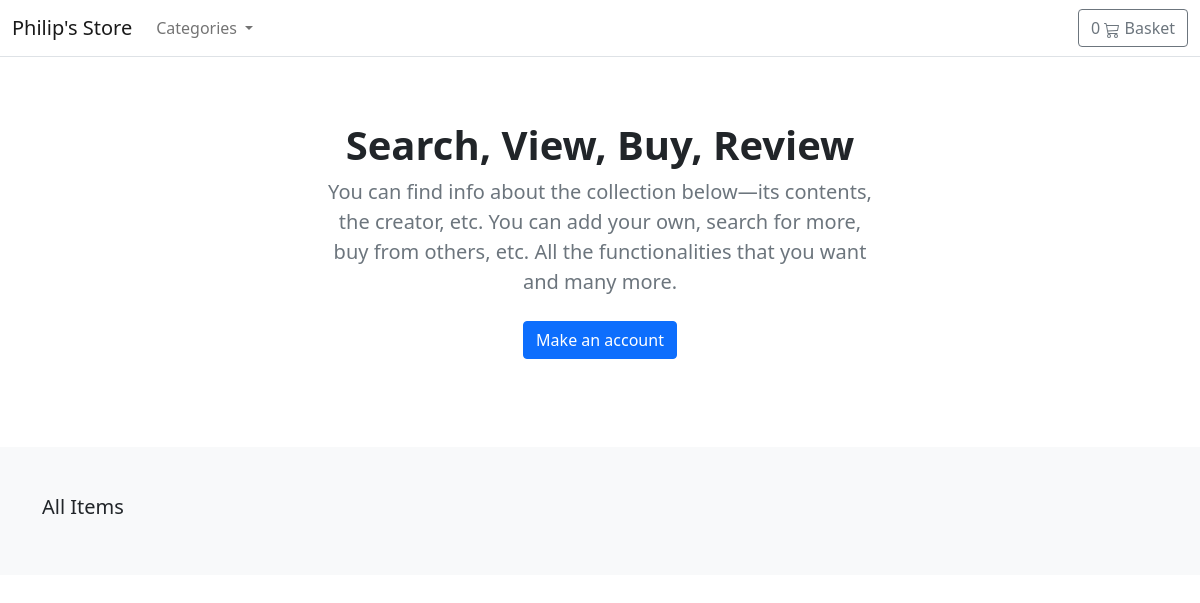
The app's page /, older data.
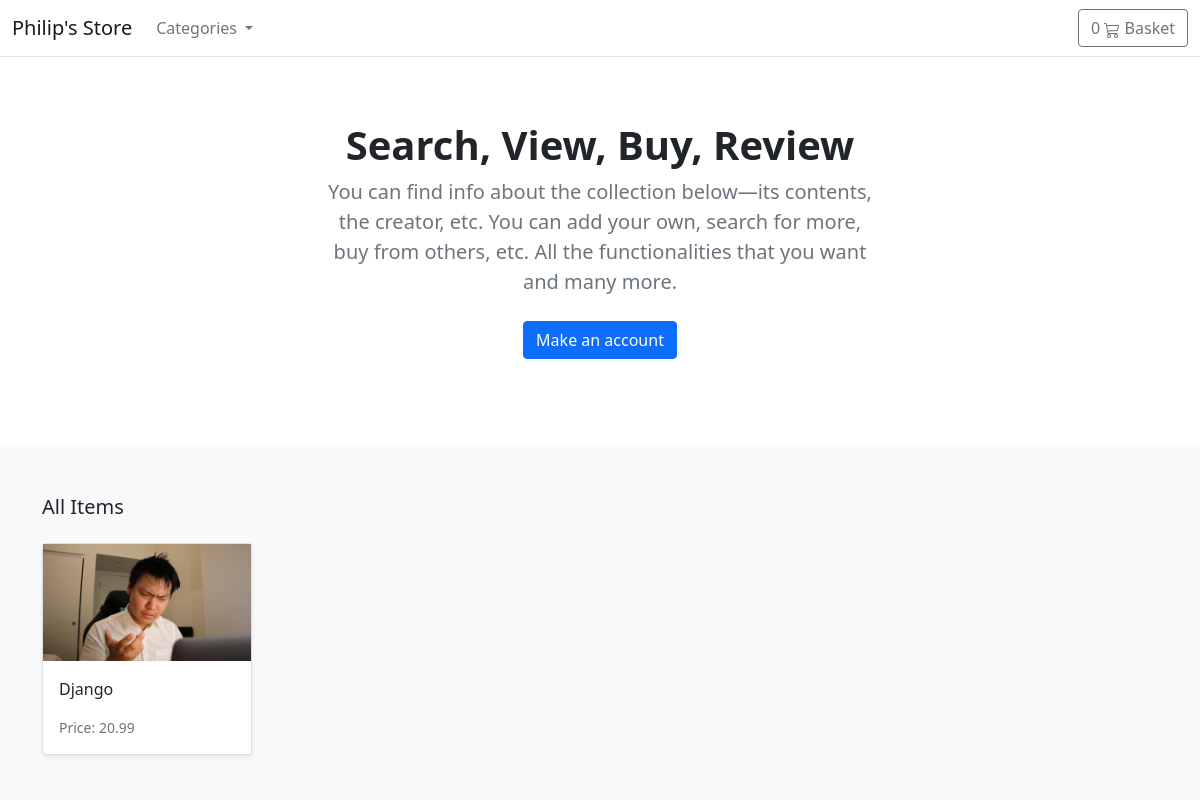
The same page, newer data.
### store/models.py (models this page shows, shortened)
class Product(models.Model):
    category = models.ForeignKey(Category, related_name='product', on_delete=models.CASCADE)
    created_by = models.ForeignKey(User, on_delete=models.CASCADE, related_name='product_creator')
    title = models.CharField(max_length=255)
    author = models.CharField(max_length=255, default='admin')
    description = models.TextField(blank=True)
    image = models.ImageField(upload_to='images/', default='images/default.png')
    slug = models.SlugField(max_length=255)
    price = models.DecimalField(max_digits=4, decimal_places=2)
    in_stock = models.BooleanField(default=True)
    is_active = models.BooleanField(default=True)
    created = models.DateTimeField(auto_now_add=True)
    updated = models.DateTimeField(auto_now_add=True)
    objects = models.Manager()
    products = ProductManager()
    class Meta:
        verbose_name_plural = 'Products'
        ordering = ('-created', )
    def get_absolute_url(self):
        return reverse("store:product_detail", args=[self.slug])

### store/views.py (the view)
# urls.py: path('', views.product_all, name='product_all'),
def product_all(request):
    products = Product.products.all() # query
    return render(request, 'store/home.html', {'products': products})

### basket/basket.py (called while the page is built)
    def __len__(self):
        return sum(item['qty'] for item in self.basket.values())

### basket/context_processors.py (called while the page is built)
def basket(request):
    return {'basket': Basket(request)}

### store/context_processors.py (called while the page is built)
def categories(request):
    return {
        'categories' : Category.objects.all()
    }

### store/models.py (called while the page is built)
    def get_queryset(self):
        return super(ProductManager, self).get_queryset().filter(is_active=True)

    def get_absolute_url(self):
        return reverse("store:category_list", args=[self.slug])

### templates/store/home.html (shortened to what this page needs)
{% extends "./base.html" %}
{% load static %}
{% block content %}
<main>
  <section class="py-5 text-center container">
    <div class="row py-lg-3">
      <div class="col-lg-6 col-md-8 mx-auto">
        <h1 class="h1 fw-bold">Search, View, Buy, Review</h1>
        <p class="lead text-muted">You can find info about the collection below—its contents, the creator,
          etc. You can add your own, search for more, buy from others, etc. All the functionalities that you want and many more.</p>
        <p>
          <a href="#" class="btn btn-primary my-2">Make an account</a>
        </p>
      </div>
    </div>
  </section>
  <div class="album py-5 bg-light">
    <div class="container">
      <div class="pb-3 h5">All Items</div>
      <div class="row row-cols-1 row-cols-sm-2 row-cols-md-5 g-3">
        {% for product in products %}
        <div class="col">
          <div class="card shadow-sm">
            <img class="img-fluid" alt="Responsive image" src="{{ product.image.url }}">
            <div class="card-body">
              <p class="card-text">
                <a class="text-dark text-decoration-none" href="{{ product.get_absolute_url }}">{{ product.title }}</a>
              </p>
              <div class="d-flex justify-content-between align-items-center">
                <small class="text-muted">Price: {{product.price}}</small>
              </div>
            </div>
          </div>
        </div>
        {% endfor %}
      </div>
    </div>
  </div>
</main>
{% endblock %}

Row changes from the older to the newer data that the page shows:
added Product: image (picture), title "Django", price "20.99"
